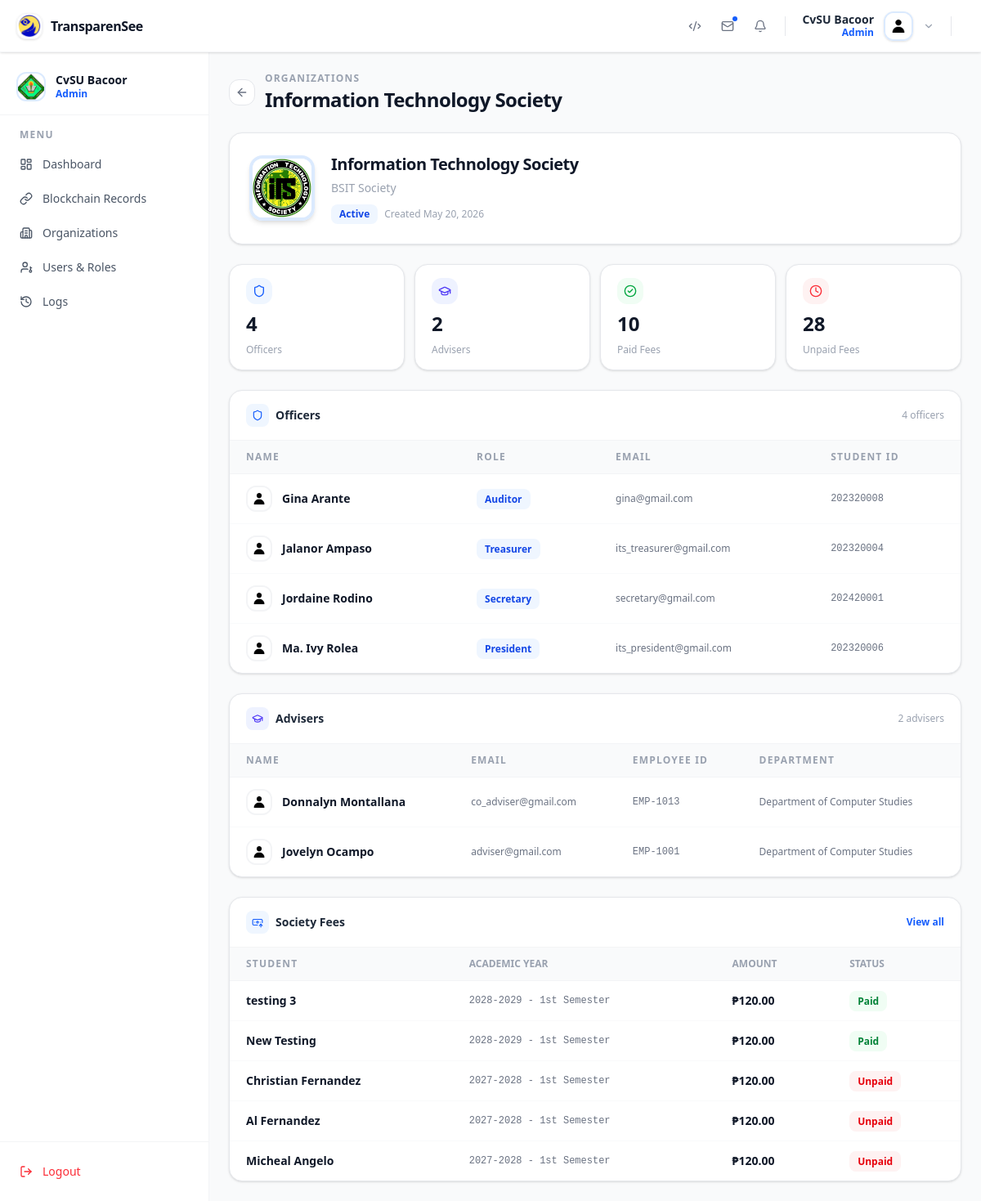
Before: /organizations/details/1/ (signed in) with the older database file.
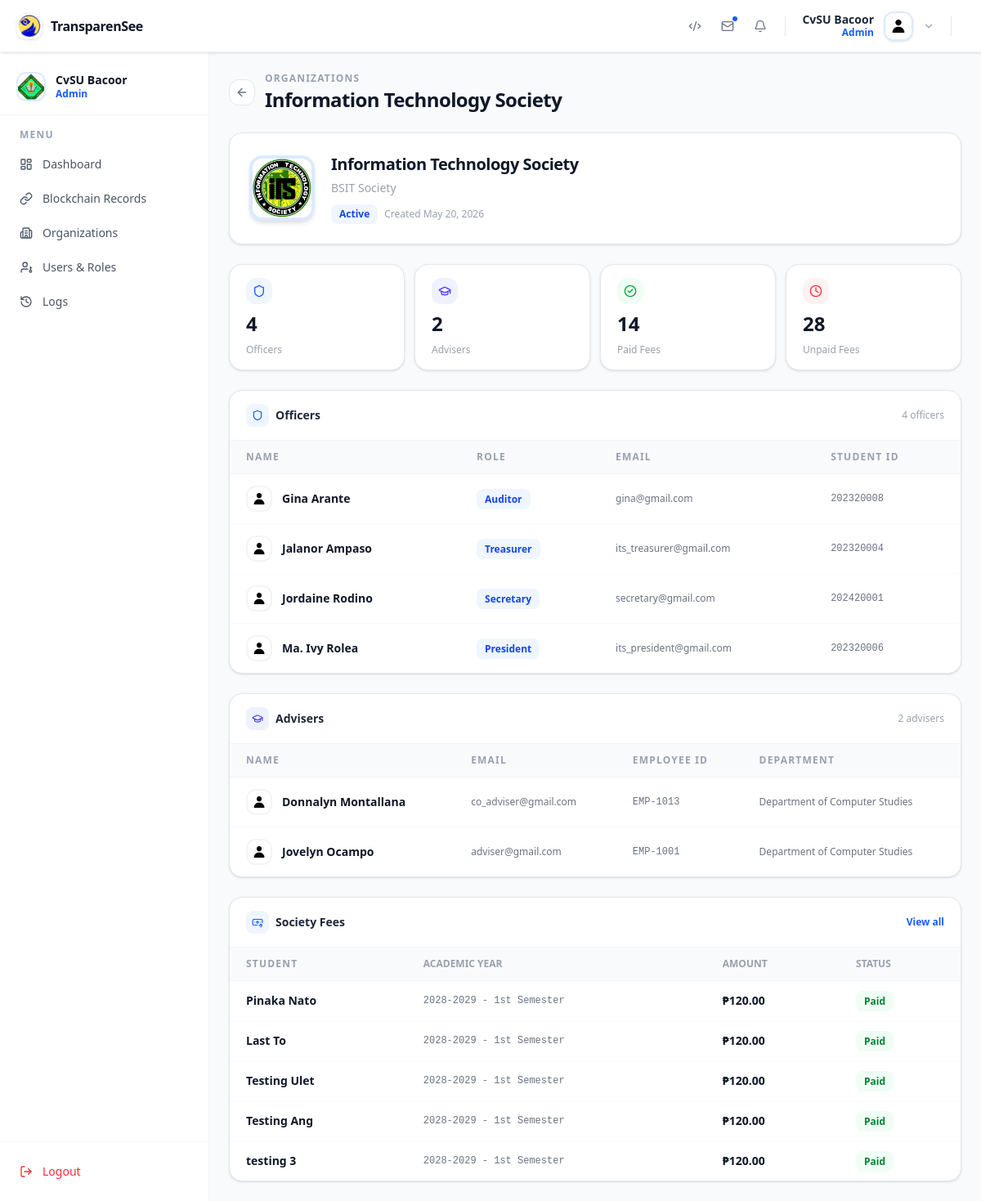
After: the same page with the newer database file.
### app/models.py (models this page shows, shortened)
class Officer(models.Model):
    COURSE_CHOICE = [
        ("BSIT", "Bachelor of Science in Information Technology"),
        ("BSCS", "Bachelor of Science in Computer Science"),
        ("BSP", "Bachelor of Science in Psychology"),
        ("BSED-MTH", "Bachelor of Secondary Education - Mathematics "),
        ("BSED-ENG", "Bachelor of Secondary Education - English"),
        ("BSHM", "Bachelor of Science in Hospitality Management"),
        ("BSC", "Bachelor of Science in Criminology"),
        ("BSBA-MM", "Bachelor of Science in Business Administration - Marketing Management"),
        ("BSBA-HR", "Bachelor of Science in Business Administration - Human Resource Management"),
    ]
    YEAR_CHOICES = [
    (1, "1st Year"),
    (2, "2nd Year"),
    (3, "3rd Year"),
    (4, "4th Year"),
]
    user = models.OneToOneField(User, on_delete=models.CASCADE, related_name='officer')
    student_id = models.IntegerField()
    program = models.CharField( max_length=20, choices=COURSE_CHOICE)
    year = models.IntegerField(choices=YEAR_CHOICES)
    section = models.CharField( max_length=10)
    organization = models.ForeignKey(Organization, on_delete=models.SET_NULL, blank=True, null=True)
    signature = models.ImageField( upload_to='signatures/officers', blank=True, null=True)

class Adviser(models.Model):
    organization = models.ForeignKey(Organization, on_delete=models.CASCADE, null=True, blank=True)
    user = models.OneToOneField(User, on_delete=models.CASCADE, related_name='adviser' )
    employee_id = models.CharField(max_length=20, blank=True, null=True)
    department = models.CharField(max_length=100, blank=True, null=True)
    signature = models.ImageField( upload_to='signatures/advisers', blank=True, null=True)

class SocietyFee(models.Model):
    STATUS_CHOICES = [
        ('paid', 'Paid'),
        ('unpaid', 'Unpaid'),
        ('partial', 'Partial'),
    ]
    SEMESTER_CHOICES = [
        ('1stSem', '1st Semester'),
        ('2ndSem', '2nd Semester'),
    ]
    organization = models.ForeignKey(
        Organization,
        on_delete=models.CASCADE,
        related_name='society_fees'
    )
    student = models.ForeignKey(
        User,
        on_delete=models.CASCADE,
        related_name='society_fees'
    )
    academic_year = models.ForeignKey(
        AcademicYear,
        on_delete=models.CASCADE,
        related_name='society_fees'
    )
    amount = models.DecimalField(max_digits=10, decimal_places=2)
    amount_paid = models.DecimalField(max_digits=10, decimal_places=2, default=0)
    semester = models.CharField( choices=SEMESTER_CHOICES ,max_length=50)
    status = models.CharField(max_length=20, choices=STATUS_CHOICES, default='unpaid')
    created_at = models.DateTimeField(auto_now_add=True)
    updated_at = models.DateTimeField(auto_now=True)
    class Meta:
        ordering = ['-created_at']
        unique_together = ['student', 'organization', 'academic_year', 'semester']

class AcademicYear(models.Model):
    SEMESTER_CHOICES = [
        ('1stSem', '1st Semester'),
        ('2ndSem', '2nd Semester'),
    ]
    academic_year = models.CharField(max_length=20)
    semester = models.CharField(max_length=10, choices=SEMESTER_CHOICES)
    class Meta:
        unique_together = ['academic_year', 'semester']
        ordering = ['-academic_year', 'semester']
    def __str__(self):
        return f'{self.academic_year} - {self.get_semester_display()}'

### accounts/models.py (models this page shows)
class CustomUser(AbstractUser):
    ROLE_CHOICES = [
        ('admin', 'Admin'),
        ('campus_admin', 'Campus Admin'),
        ('adviser', 'Adviser'),
        ('co_adviser', 'Co-Adviser'),
        ('treasurer', 'Treasurer'),
        ('auditor', 'Auditor'),
        ('president', 'President'),
        ('vice_president', 'Vice-President'),
        ('secretary', 'Secretary'),
        ('student', 'Student'),
        ('head', 'Head')
    ]
    middle_name = models.CharField(max_length=50, blank=True)
    role = models.CharField( max_length=20, choices=ROLE_CHOICES)
    profile_image = models.ImageField(upload_to="profile_pictures", blank=True, null=True)
    REQUIRED_FIELDS = ['email', 'first_name', 'last_name']
    objects = CustomUserManager()

### app/views/campus/campus_head.py (the view)
# urls.py: path('organizations/details/<int:pk>/', OrganizationDetailView.as_view(), name='organization_detail'),
class OrganizationDetailView(RoleRequireMixin, DetailView):
    model = Organization
    template_name = 'app/organization_detail.html'
    context_object_name = 'org'
    role_required = ['campus_admin', 'head', 'admin']
    def get_context_data(self, **kwargs):
        context = super().get_context_data(**kwargs)
        org = self.get_object()
        user = self.request.user
        role_template = {
            "head": "app/heads/sidebar.html",
            "admin": "app/superadmin/sidebar.html",
            "campus_admin": "app/campus_admin/sidebar.html",
        }
        context["base_template"] = role_template.get(user.role,  'app/base.html')
        context['officers'] = Officer.objects.filter(
            organization=org
        ).select_related('user').order_by('user__first_name')
        context['advisers'] = Adviser.objects.filter(
            organization=org
        ).select_related('user').order_by('user__first_name')
        context['society_fees'] = SocietyFee.objects.filter(
            organization=org
        ).order_by('-created_at')
        context['org_category'] = org.category
        context['total_officers'] = context['officers'].count()
        context['total_advisers'] = context['advisers'].count()
        context['paid_fees'] = SocietyFee.objects.filter(
            organization=org, status='paid'
        ).count()
        context['unpaid_fees'] = SocietyFee.objects.filter(
            organization=org, status='unpaid'
        ).count()
        return context

### app/context_processors.py (called while the page is built)
def notifications(request):
    if request.user.is_authenticated:
        notifications = Notification.objects.filter(
            recipient=request.user
        ).order_by("-created_at")[:5]
        unread_count = Notification.objects.filter(
            recipient=request.user,
            is_read=False
        ).count()
        return {
            "notifications": notifications,
            "unread_count": unread_count,
        }
    return {
        "notifications": [],
        "unread_count": 0,
    }

### app/views/mixins.py (called while the page is built)
    def dispatch(self, request, *args, **kwargs):
        if not request.user.is_authenticated:
            return self.handle_no_permission()
        required_roles = self.role_required
        if isinstance(required_roles, str):
            required_roles = [required_roles]
        if required_roles and request.user.role not in required_roles:
            raise PermissionDenied
        return super().dispatch(request, *args, **kwargs)

### app/templates/app/organization_detail.html (shortened to what the changed rows need)
{% extends base_template %} {% load static %} {% block con %}
<div class="px-6 py-6 flex flex-col gap-6 bg-gray-50">
  <div class="flex items-center justify-between">
    <div class="flex items-center gap-3">
      <div>
        <h1 class="text-2xl font-extrabold text-gray-900 tracking-tight">{{ org.name }}</h1>
      </div>
    </div>
  </div>
  <div class="bg-white rounded-2xl border border-gray-200 shadow-sm p-6">
    <div class="flex items-center gap-5">
      <div class="flex-1">
        <h2 class="text-xl font-extrabold text-gray-900 tracking-tight">{{ org.name }}</h2>
      </div>
    </div>
  </div>
  <div class="grid grid-cols-2 {% if org_category == 'academic' %} md:grid-cols-4
  {% else %}
  md:grid-cols-2
  {% endif %}  gap-3">
    {% if org_category == 'academic' %}
    <div class="bg-white rounded-2xl border border-gray-200 shadow-sm px-5 py-4 flex flex-col gap-2">
      <div class="w-8 h-8 rounded-xl bg-green-50 flex items-center justify-center">
        <i data-lucide="circle-check" class="w-4 h-4 text-green-600"></i>
      </div>
      <p class="text-2xl font-extrabold text-gray-900">{{ paid_fees }}</p>
      <p class="text-xs text-gray-400 font-medium">Paid Fees</p>
    </div>
    <div class="bg-white rounded-2xl border border-gray-200 shadow-sm px-5 py-4 flex flex-col gap-2">
      <div class="w-8 h-8 rounded-xl bg-red-50 flex items-center justify-center">
        <i data-lucide="clock" class="w-4 h-4 text-red-500"></i>
      </div>
      <p class="text-2xl font-extrabold text-gray-900">{{ unpaid_fees }}</p>
      <p class="text-xs text-gray-400 font-medium">Unpaid Fees</p>
    </div>
    {% endif %}
  </div>
  <div class="bg-white rounded-2xl border border-gray-200 shadow-sm overflow-hidden">
    <div class="overflow-x-auto">
      <table class="w-full text-sm">
        <thead class="bg-gray-50 border-b border-gray-100">
          <tr>
            <th class="px-5 py-3 text-left text-xs font-bold tracking-widest text-gray-400 uppercase">Name</th>
            <th class="px-5 py-3 text-left text-xs font-bold tracking-widest text-gray-400 uppercase">Role</th>
            <th class="px-5 py-3 text-left text-xs font-bold tracking-widest text-gray-400 uppercase">Email</th>
            <th class="px-5 py-3 text-left text-xs font-bold tracking-widest text-gray-400 uppercase">Student ID</th>
          </tr>
        </thead>
        <tbody class="divide-y divide-gray-50">
          {% for officer in officers %}
          <tr class="hover:bg-blue-50/40 transition-colors duration-150">
            <td class="px-5 py-3.5">
              <div class="flex items-center gap-3">
                <div class="w-8 h-8 rounded-xl overflow-hidden border-2 border-gray-100 shrink-0">
                  <img
                    src="{% if officer.user.profile_image %}{{ officer.user.profile_image.url }}{% else %}{% static 'images/default_profile_pic.jpg' %}{% endif %}"
                    alt="avatar"
                    class="w-full h-full object-cover"
                  />
                </div>
                <p class="font-semibold text-gray-900 text-sm">{{ officer.user.get_full_name }}</p>
              </div>
            </td>
            <td class="px-5 py-3.5">
              <span class="bg-blue-50 text-blue-700 text-xs font-bold px-2.5 py-1 rounded-lg">{{ officer.user.get_role_display }}</span>
            </td>
            <td class="px-5 py-3.5 text-xs text-gray-500">{{ officer.user.email }}</td>
            <td class="px-5 py-3.5 text-xs text-gray-500 font-mono">{{ officer.student_id|default:"—" }}</td>
          </tr>
          {% empty %}
          <tr>
            <td colspan="4" class="px-5 py-10 text-center text-sm text-gray-400 italic">No officers yet</td>
          </tr>
          {% endfor %}
        </tbody>
      </table>
    </div>
  </div>
  <div class="bg-white rounded-2xl border border-gray-200 shadow-sm overflow-hidden">
    <div class="overflow-x-auto">
      <table class="w-full text-sm">
        <thead class="bg-gray-50 border-b border-gray-100">
          <tr>
            <th class="px-5 py-3 text-left text-xs font-bold tracking-widest text-gray-400 uppercase">Name</th>
            <th class="px-5 py-3 text-left text-xs font-bold tracking-widest text-gray-400 uppercase">Email</th>
            <th class="px-5 py-3 text-left text-xs font-bold tracking-widest text-gray-400 uppercase">Employee ID</th>
            <th class="px-5 py-3 text-left text-xs font-bold tracking-widest text-gray-400 uppercase">Department</th>
          </tr>
        </thead>
        <tbody class="divide-y divide-gray-50">
          {% for adviser in advisers %}
          <tr class="hover:bg-blue-50/40 transition-colors duration-150">
            <td class="px-5 py-3.5">
              <div class="flex items-center gap-3">
                <div class="w-8 h-8 rounded-xl overflow-hidden border-2 border-gray-100 shrink-0">
                  <img
                    src="{% if adviser.user.profile_image %}{{ adviser.user.profile_image.url }}{% else %}{% static 'images/default_profile_pic.jpg' %}{% endif %}"
                    alt="avatar"
                    class="w-full h-full object-cover"
                  />
                </div>
                <p class="font-semibold text-gray-900 text-sm">{{ adviser.user.get_full_name }}</p>
              </div>
            </td>
            <td class="px-5 py-3.5 text-xs text-gray-500">{{ adviser.user.email }}</td>
            <td class="px-5 py-3.5 text-xs text-gray-500 font-mono">{{ adviser.employee_id|default:"—" }}</td>
            <td class="px-5 py-3.5 text-xs text-gray-500">{{ adviser.department|default:"—" }}</td>
          </tr>
          {% empty %}
          <tr>
            <td colspan="4" class="px-5 py-10 text-center text-sm text-gray-400 italic">No advisers yet</td>
          </tr>
          {% endfor %}
        </tbody>
      </table>
    </div>
  </div>
  {% if org_category == 'academic' %}
  <div class="bg-white rounded-2xl border border-gray-200 shadow-sm overflow-hidden">
    <div class="overflow-x-auto">
      <table class="w-full text-sm">
        <thead class="bg-gray-50 border-b border-gray-100">
          <tr>
            <th class="px-5 py-3 text-left text-xs font-bold tracking-widest text-gray-400 uppercase">Student</th>
            <th class="px-5 py-3 text-left text-xs font-bold tracking-widests text-gray-400 uppercase">Academic Year</th>
            <th class="px-5 py-3 text-left text-xs font-bold tracking-widests text-gray-400 uppercase">Amount</th>
            <th class="px-5 py-3 text-left text-xs font-bold tracking-widests text-gray-400 uppercase">Status</th>
          </tr>
        </thead>
        <tbody class="divide-y divide-gray-50">
          {% for fee in society_fees|slice:":5" %}
          <tr class="hover:bg-blue-50/40 transition-colors duration-150">
            <td class="px-5 py-3.5 font-semibold text-gray-900 text-sm">{{ fee.student.get_full_name }}</td>
            <td class="px-5 py-3.5 text-xs text-gray-500 font-mono">{{ fee.academic_year }}</td>
            <td class="px-5 py-3.5 font-semibold text-gray-900">₱{{ fee.amount }}</td>
            <td class="px-5 py-3.5">
              {% if fee.status == 'paid' %}
              <span class="bg-green-50 text-green-700 text-xs font-bold px-2.5 py-1 rounded-lg">Paid</span>
              {% elif fee.status == 'partial' %}
              <span class="bg-amber-50 text-amber-700 text-xs font-bold px-2.5 py-1 rounded-lg">Partial</span>
              {% else %}
              <span class="bg-red-50 text-red-600 text-xs font-bold px-2.5 py-1 rounded-lg">Unpaid</span>
              {% endif %}
            </td>
          </tr>
          {% empty %}
          <tr>
            <td colspan="4" class="px-5 py-10 text-center text-sm text-gray-400 italic">No fee records yet</td>
          </tr>
          {% endfor %}
        </tbody>
      </table>
    </div>
  </div>
  {% endif %}
</div>
{% endblock con %}

Changed rows visible on the page:
no longer on this page (row unchanged): SocietyFee: student.get_full_name "New Testing", academic_year "2028-2029 - 1st Semester", amount "120.00", status "Paid"
no longer on this page (row unchanged): SocietyFee: student.get_full_name "Christian Fernandez", academic_year "2027-2028 - 1st Semester", amount "120.00", status "Unpaid"
no longer on this page (row unchanged): SocietyFee: student.get_full_name "Al Fernandez", academic_year "2027-2028 - 1st Semester", amount "120.00", status "Unpaid"
no longer on this page (row unchanged): SocietyFee: student.get_full_name "Micheal Angelo", academic_year "2027-2028 - 1st Semester", amount "120.00", status "Unpaid"
added SocietyFee: student.get_full_name "Pinaka Nato", academic_year "2028-2029 - 1st Semester", amount "120.00", status "Paid"
added SocietyFee: student.get_full_name "Last To", academic_year "2028-2029 - 1st Semester", amount "120.00", status "Paid"
added SocietyFee: student.get_full_name "Testing Ulet", academic_year "2028-2029 - 1st Semester", amount "120.00", status "Paid"
added SocietyFee: student.get_full_name "Testing Ang", academic_year "2028-2029 - 1st Semester", amount "120.00", status "Paid"
Other visible differences:
{{ paid_fees }}: "10" → "14"
